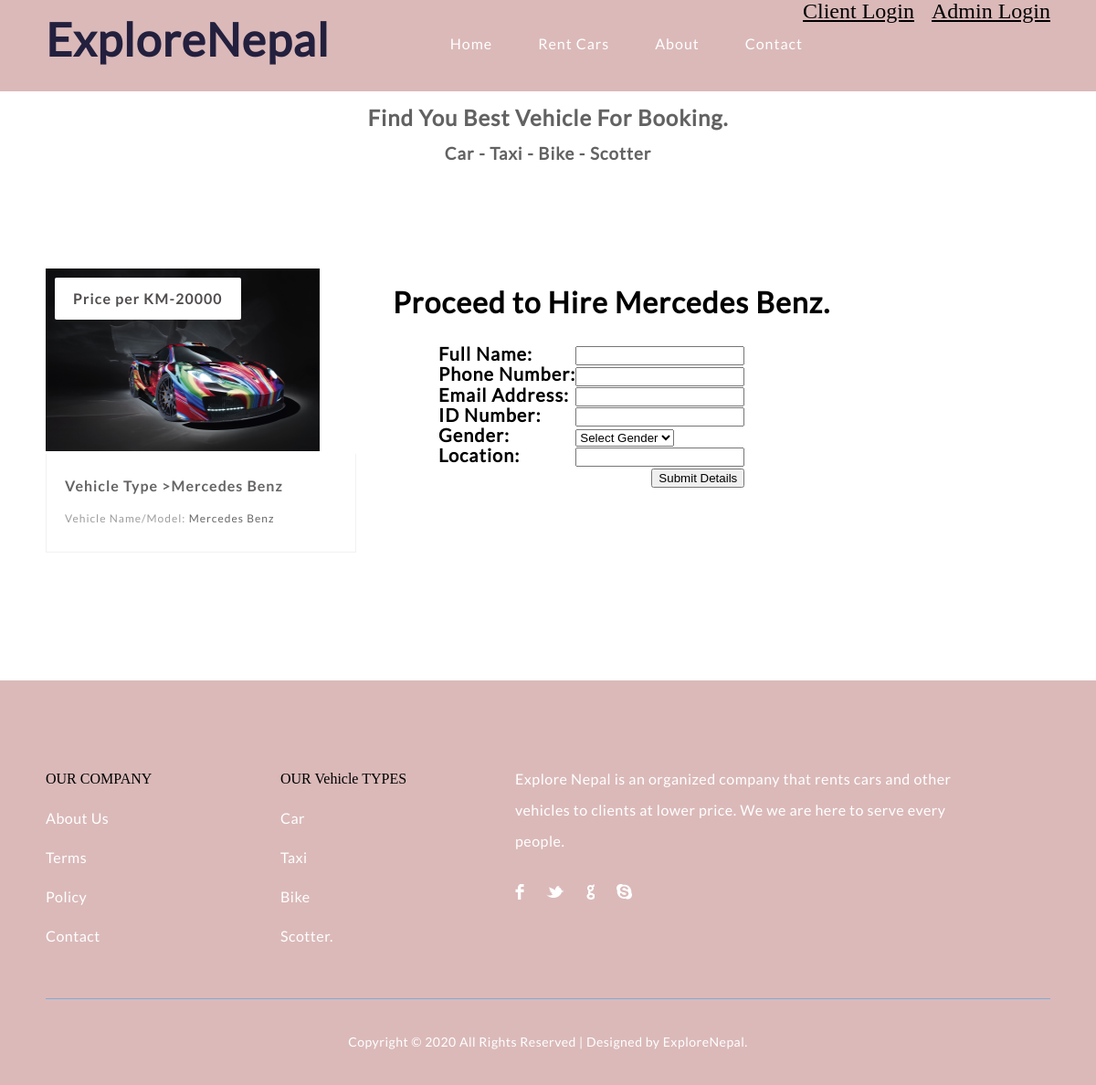
The page /book_car.php?id=1 on the database its author committed.
### tables this page shows
CREATE TABLE IF NOT EXISTS `cars` (
  `car_id` int(11) NOT NULL AUTO_INCREMENT,
  `car_name` varchar(255) NOT NULL,
  `car_type` varchar(255) NOT NULL,
  `image` text NOT NULL,
  `hire_cost` int(11) NOT NULL,
  `capacity` int(11) NOT NULL,
  `status` varchar(255) NOT NULL,
  PRIMARY KEY (`car_id`)
);

### book_car.php (the view, shortened to what this page needs)
<!DOCTYPE html>
<html lang="en">
<head>
	<link rel="stylesheet" type="text/css" href="css/reset.css">
	<link rel="stylesheet" type="text/css" href="css/responsive.css">
</head>
<body>
<section class="">
		<?php
			include 'header.php';
		?>
			<section class="caption">
				<h2 class="caption" style="text-align: center">Find You Best Vehicle For Booking.</h2>
				<h3 class="properties" style="text-align: center">Car - Taxi - Bike - Scotter</h3>
			</section>
	</section>
	<section class="listings">
		<div class="wrapper">
			<ul class="properties_list">
			<?php
						include 'includes/config.php';
						$sel = "SELECT * FROM cars WHERE car_id = '$_GET[id]'";
						$rs = $conn->query($sel);
						$rws = $rs->fetch_assoc();
			?>
				<li>
					<a href="book_car.php?id=<?php echo $rws['car_id'] ?>">
						<img class="thumb" src="cars/<?php echo $rws['image'];?>" width="300" height="200">
					</a>
					<span class="price"><?php echo 'Price per KM-'.$rws['hire_cost'];?></span>
					<div class="property_details">
						<h1>
							<a href="book_car.php?id=<?php echo $rws['car_id'] ?>"><?php echo 'Vehicle Type >'.$rws['car_type'];?></a>
						</h1>
						<h2>Vehicle Name/Model: <span class="property_size"><?php echo $rws['car_name'];?></span></h2>
					</div>
				</li>
				<h1 style="color: black;">Proceed to Hire <?php echo $rws['car_name'];?>. </h>
				<?php
					if(!$_SESSION['email'] && (!$_SESSION['pass'])){
				?>
				<form method="post">
					<table style="font-size: 20px;float: left;margin-left: 50px;margin-top: 30px;">
						<tr>
							<td>Full Name:</td>
							<td><input type="text" name="fname" required></td>
						</tr>
						<tr>
							<td>Phone Number:</td>
							<td><input type="text" name="phone" required></td>
						</tr>
						<tr>
							<td>Email Address:</td>
							<td><input type="email" name="email" required></td>
						</tr>
						<tr>
							<td>ID Number:</td>
							<td><input type="text" name="id_no" required></td>
						</tr>
						<tr>
							<td>Gender:</td>
							<td>
								<select name="gender">
									<option> Select Gender </option>
								</select>
							</td>
						</tr>
						<tr>
							<td>Location:</td>
							<td><input type="text" name="location" required></td>
						</tr>
						<tr>
							<td colspan="2" style="text-align:right"><input type="submit" name="save" value="Submit Details"></td>
						</tr>
					</table>
				</form>
				<?php
					} else
						{
							?>
								<a href="pay.php">Click to Book</a>
							<?php
						}
				?>
			</ul>
		</div>
	</section>
	<footer style="background: #dbb9b9;">
		<div class="wrapper footer">
			<ul>
				<li class="links">
					<ul>
						<li>OUR COMPANY</li>
						<li><a href="about.php">About Us</a></li>
						<li><a href="terms.php">Terms</a></li>
						<li><a href="policy.php">Policy</a></li>
						<li><a href="contact.php">Contact</a></li>
					</ul>
				</li>
				<li class="links">
					<ul>
						<li>OUR Vehicle TYPES</li>
						<li><a href="index.php">Car</a></li>
						<li><a href="index.php">Taxi</a></li>
						<li><a href="index.php">Bike</a></li>
						<li><a href="index.php">Scotter.</a></li>
					</ul>
				</li>
				<?php include_once "includes/footer.php" ?>

### css/responsive.css (style rules this page uses)
body { background: #fff; }
.wrapper { max-width: 1100px; margin: 0 auto; position: relative; }
h1, h2, h3, h4, h5 ,h6 { color: #626262; font-family: "lato-regular", Helvetica, Arial, sans-serif; letter-spacing: 1px; }
h1 { font-size: 2em; margin: .67em 0 }
h2 { font-size: 1.5em; margin: .75em 0 }
h3 { font-size: 1.17em; margin: .83em 0 }
h1, h2, h3, h4, h5, h6 { font-weight: bolder }
.listings { padding: 100px 0; }
.listings ul.properties_list { list-style: none; overflow: hidden; }
.listings ul.properties_list li { display: block; width: 30.90909090909091%; height: auto; position: relative; float: left; margin: 0 3.636363636363636% 3.636363636363636% 0; }
.listings ul.properties_list li .price { position: absolute; top: 10px; left: 10px; padding: 15px 20px; background: #ffffff; color: #514d4d; font-family: "lato-bold", Helvetica, Arial, sans-serif; font-size: 16px; font-weight: bold; letter-spacing: 1px; border-radius: 2px; -webkit-border-radius: 2px; -moz-border-radius: 2px; -o-border-radius: 2px; }
.listings ul li .property_details { width: 87.64705882352941%; padding: 2.941176470588235% 5.882352941176471% 4.117647058823529% 5.882352941176471%; border-bottom: 1px solid #f2f1f1; border-left: 1px solid #f2f1f1; border-right: 1px solid #f2f1f1; transition: all .2s linear; -webkit-transition: all .2s linear; -moz-transition: all .2s linear; -o-transition: all .2s linear; }
.listings ul li .property_details h1 { color: #666464; font-family: "lato-bold", Helvetica, Arial, sans-serif; font-size: 16px!important; font-weight: bold; margin-bottom: 5px; line-height: 28px; }
.listings ul li .property_details h1 a { text-decoration: none; color: #666464; }
.listings ul li .property_details h2 { color: #9d9d9d; font-family: "lato-regular", Helvetica, Arial, sans-serif; font-size: 12px; line-height: 26px; font-weight: normal; }
.listings ul li .property_details .property_size { color: #676767; }
footer { padding-top: 100px; background: #95badf; }
footer .footer > ul { overflow: hidden; }
footer .footer > ul > li { display: block; float: left; list-style: none; margin-right: 60px; }
footer .footer > ul > li.links { width: 197px; }
footer ul li.links > ul > li { display: block; width: 100%; list-style: none; margin-bottom: 27px; }
footer ul li.links > ul > li:last-child { margin-bottom: 0; }
footer .footer > ul > li.links li a { text-decoration: none; display: block; color: #fff; font-family: "lato-regular", Helvetica, Arial, sans-serif; font-size: 16px; letter-spacing: .5px; text-align: left; }

### rows shown on the page
cars: image (picture), hire_cost "20000", car_type "Mercedes Benz", car_name "Mercedes Benz"
